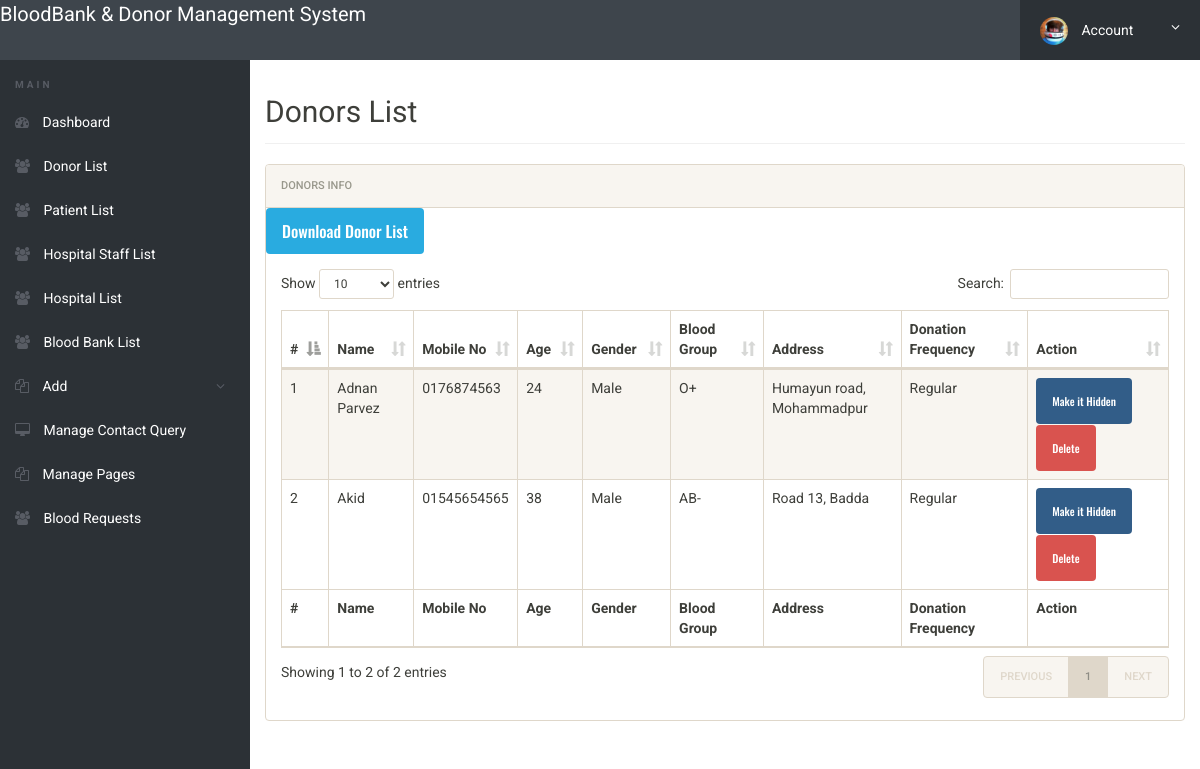
Page /admin/donor-list.php (signed in) on the committed database.
### tables this page shows
CREATE TABLE `donor` (
  `User_ID` int(11) NOT NULL,
  `Gender` enum('Male','Female','Other') DEFAULT NULL,
  `Age` int(11) DEFAULT NULL,
  `Occupation` varchar(100) DEFAULT NULL,
  `Street` varchar(100) DEFAULT NULL,
  `City` varchar(50) DEFAULT NULL,
  `Blood_Group` varchar(5) DEFAULT NULL
);

CREATE TABLE `user` (
  `User_ID` int(11) NOT NULL,
  `Name` varchar(100) DEFAULT NULL,
  `Role` enum('Admin','Donor','Hospital Staff','Receiver') DEFAULT NULL,
  `LogID` int(11) DEFAULT NULL,
  `Per_Id` int(11) DEFAULT NULL
);

CREATE TABLE `donation_log_2` (
  `User_ID` int(11) NOT NULL,
  `Donation_Frequency` varchar(50) DEFAULT NULL
);

### admin/donor-list.php (the view, shortened to what this page needs)
<?php
include('includes/config.php');
if(strlen($_SESSION['alogin'])==0)
	{
header('location:../index.php');
}
else{
?>
<!doctype html>
<html lang="en" class="no-js">
<head>
	<link rel="stylesheet" href="css/font-awesome.min.css">
	<link rel="stylesheet" href="css/bootstrap.min.css">
	<link rel="stylesheet" href="css/dataTables.bootstrap.min.css">
	<link rel="stylesheet" href="css/bootstrap-social.css">
	<link rel="stylesheet" href="css/bootstrap-select.css">
	<link rel="stylesheet" href="css/fileinput.min.css">
	<link rel="stylesheet" href="css/awesome-bootstrap-checkbox.css">
	<link rel="stylesheet" href="css/style.css">
</head>
<body>
	<?php include('includes/header.php');?>
	<div class="ts-main-content">
		<?php include('includes/leftbar.php');?>
		<div class="content-wrapper">
			<div class="container-fluid">
				<div class="row">
					<div class="col-md-12">
						<h2 class="page-title">Donors List</h2>
						<div class="panel panel-default">
							<div class="panel-heading">Donors Info</div>
								<a href="download-records.php" style="font-size:16px;" class="btn btn-info">Download Donor List</a>
							<div class="panel-body">
								<table id="zctb" class="display table table-striped table-bordered table-hover" cellspacing="0" width="100%">
									<thead>
										<tr>
											<th>#</th>
											<th>Name</th>
											<th>Mobile No</th>
											<th>Age</th>
											<th>Gender</th>
											<th>Blood Group</th>
											<th>Address</th>
											<th>Donation Frequency</th>
											<th>Action</th>
										</tr>
									</thead>
									<tfoot>
										<tr>
											<th>#</th>
											<th>Name</th>
											<th>Mobile No</th>
											<th>Age</th>
											<th>Gender</th>
											<th>Blood Group</th>
											<th>Address</th>
											<th>Donation Frequency</th>
											<th>Action</th>
										</tr>
									</tfoot>
									<tbody>
										<?php
										$sql = "SELECT d.*,
											MAX(dc.Contact) AS Contact, u.Name,
											MAX(p.Preferred_Donation_Center) AS Preferred_Donation_Center,
											MAX(r.Remarks) AS Remarks,
											dl1.Last_Date_Of_Donation AS Last_Date_Of_Donation,
											dl2.Donation_Frequency AS Donation_Frequency
											FROM Donor d
											LEFT JOIN DonorContact dc ON d.User_ID = dc.User_ID
											LEFT JOIN Preference p ON d.User_ID = p.User_ID
											LEFT JOIN Remark r ON d.User_ID = r.User_ID
											LEFT JOIN Donation_Log_1 dl1 ON d.User_ID = dl1.User_ID
											LEFT JOIN Donation_Log_2 dl2 ON d.User_ID = dl2.User_ID
											LEFT JOIN User u ON d.User_ID = u.User_ID
											GROUP BY d.User_ID;";
										$query = $dbh->prepare($sql);
										$query->execute();
										$results = $query->fetchAll(PDO::FETCH_ASSOC);
										$count = 1;
										if($query->rowCount() > 0) {
											foreach($results as $result) {
										?>
											<tr>
												<td><?php echo $count;?></td>
												<td><?php echo htmlentities($result['Name']);?></td>
												<td><?php echo htmlentities($result['Contact']);?></td>
												<td><?php echo htmlentities($result['Age']);?></td>
												<td><?php echo htmlentities($result['Gender']);?></td>
												<td><?php echo htmlentities($result['Blood_Group']);?></td>
												<td><?php echo htmlentities($result['Street'].", ".$result['City']);?></td>
												<td><?php echo htmlentities($result['Donation_Frequency']);?></td>
												<td>
													<?php if($result['Donation_Frequency'] == 'Regular'): ?>
														<a href="donor-list.php?hidden=<?php echo htmlentities($result['User_ID']);?>" onclick="return confirm('Do you really want to hide this detail')" class="btn btn-primary"> Make it Hidden</a>
													<?php else: ?>
														<a href="donor-list.php?public=<?php echo htmlentities($result['User_ID']);?>" onclick="return confirm('Do you really want to make this detail public')" class="btn btn-primary"> Make it Public</a>
													<?php endif; ?>
													<a href="donor-list.php?del=<?php echo htmlentities($result['User_ID']);?>" onclick="return confirm('Do you really want to delete this record')" class="btn btn-danger" style="margin-top:1%;"> Delete</a>
												</td>
											</tr>
										<?php
												$count++;
											}
										}
										?>
									</tbody>
								</table>
							</div>
						</div>
					</div>
				</div>
			</div>
		</div>
	</div>
</body>
</html>
<?php } ?>

### admin/css/style.css (style rules this page uses)
html { font-size: 14px; }
@media only screen and (min-width: 480px) { html { font-size: 17px; } }
@media only screen and (min-width: 768px) { html { font-size: 14px; } }
body { font-size: 1em; }
a { color: #37a6c4; }
.btn { font-family: 'Oswald', sans-serif; }
.panel { overflow: hidden; }
.btn { text-transform: none; }
.page-title { padding-bottom: 15px; margin-bottom: 20px; border-bottom: 1px solid #f0f0f0; }
.ts-main-content .content-wrapper { padding-top: 15px; margin-top: 60px; }
@media only screen and (min-width: 992px) { .ts-main-content .content-wrapper { margin-left: 250px; } }

### rows in the picture
donor: User_ID.Name "Adnan Parvez", Contact "0176874563", Age "24", Gender "Male", Blood_Group "O+", Street+City "Humayun road, Mohammadpur", donation_log_2.Donation_Frequency "Regular"
donor: User_ID.Name "Akid", Contact "01545654565", Age "38", Gender "Male", Blood_Group "AB-", Street+City "Road 13, Badda", donation_log_2.Donation_Frequency "Regular"
